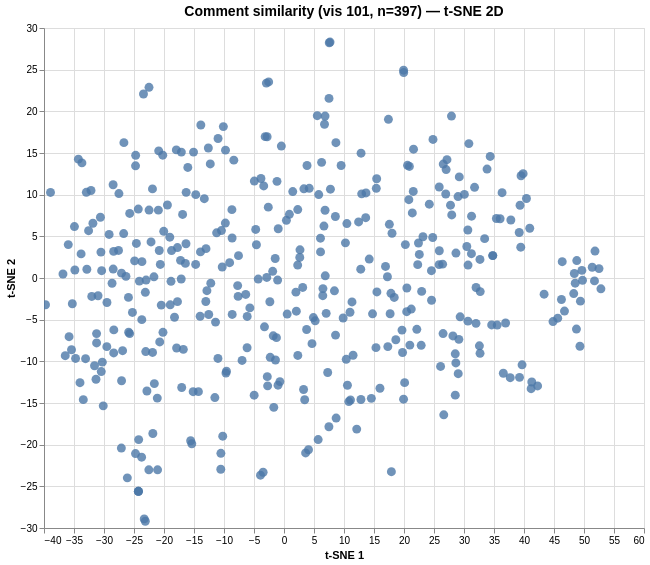

Express this chart as Vega-Lite.
### Vega specification from a JSON file in a GitHub repository (floating-point values rounded to 4 significant figures; data arrays with more than 128 entries replaced by an {"elided": "..."} marker saying what was removed)
{"$schema": "https://vega.github.io/schema/vega/v6.json", "data": [{"name": "param_1e9efca18e7a2868_store"}, {"name": "source_0", "values": {"elided": "397 records"}}, {"name": "source_0_x_domain_dim_1", "values": [{"min": -39.75, "max": 52.82}]}, {"name": "source_0_y_domain_dim_2", "values": [{"min": -29.19, "max": 28.31}]}], "signals": [{"name": "unit", "value": {}, "on": [{"events": "pointermove", "update": "isTuple(group()) ? group() : unit"}]}, {"name": "param_1e9efca18e7a2868", "update": "vlSelectionResolve(\"param_1e9efca18e7a2868_store\", \"union\")"}, {"name": "param_1e9efca18e7a2868_dim_1", "on": [{"events": [{"source": "view", "type": "dblclick"}], "update": "null"}, {"events": {"signal": "param_1e9efca18e7a2868_translate_delta"}, "update": "panLinear(param_1e9efca18e7a2868_translate_anchor.extent_x, -param_1e9efca18e7a2868_translate_delta.x / width)"}, {"events": {"signal": "param_1e9efca18e7a2868_zoom_delta"}, "update": "zoomLinear(domain(\"x\"), param_1e9efca18e7a2868_zoom_anchor.x, param_1e9efca18e7a2868_zoom_delta)"}]}, {"name": "param_1e9efca18e7a2868_dim_2", "on": [{"events": [{"source": "view", "type": "dblclick"}], "update": "null"}, {"events": {"signal": "param_1e9efca18e7a2868_translate_delta"}, "update": "panLinear(param_1e9efca18e7a2868_translate_anchor.extent_y, param_1e9efca18e7a2868_translate_delta.y / height)"}, {"events": {"signal": "param_1e9efca18e7a2868_zoom_delta"}, "update": "zoomLinear(domain(\"y\"), param_1e9efca18e7a2868_zoom_anchor.y, param_1e9efca18e7a2868_zoom_delta)"}]}, {"name": "param_1e9efca18e7a2868_tuple", "on": [{"events": [{"signal": "param_1e9efca18e7a2868_dim_1 || param_1e9efca18e7a2868_dim_2"}], "update": "param_1e9efca18e7a2868_dim_1 && param_1e9efca18e7a2868_dim_2 ? {unit: \"\", fields: param_1e9efca18e7a2868_tuple_fields, values: [param_1e9efca18e7a2868_dim_1,param_1e9efca18e7a2868_dim_2]} : null"}]}, {"name": "param_1e9efca18e7a2868_tuple_fields", "value": [{"field": "dim_1", "channel": "x", "type": "R"}, {"field": "dim_2", "channel": "y", "type": "R"}]}, {"name": "param_1e9efca18e7a2868_translate_anchor", "value": {}, "on": [{"events": [{"source": "scope", "type": "pointerdown"}], "update": "{x: x(unit), y: y(unit), extent_x: domain(\"x\"), extent_y: domain(\"y\")}"}]}, {"name": "param_1e9efca18e7a2868_translate_delta", "value": {}, "on": [{"events": [{"source": "window", "between": [{"source": "scope", "type": "pointerdown"}, {"source": "window", "type": "pointerup"}], "type": "pointermove", "consume": true}], "update": "{x: param_1e9efca18e7a2868_translate_anchor.x - x(unit), y: param_1e9efca18e7a2868_translate_anchor.y - y(unit)}"}]}, {"name": "param_1e9efca18e7a2868_zoom_anchor", "on": [{"events": [{"source": "scope", "type": "wheel", "consume": true}], "update": "{x: invert(\"x\", x(unit)), y: invert(\"y\", y(unit))}"}]}, {"name": "param_1e9efca18e7a2868_zoom_delta", "on": [{"events": [{"source": "scope", "type": "wheel", "consume": true}], "update": "pow(1.001, event.deltaY * pow(16, event.deltaMode))", "force": true}]}, {"name": "param_1e9efca18e7a2868_modify", "on": [{"events": {"signal": "param_1e9efca18e7a2868_tuple"}, "update": "modify(\"param_1e9efca18e7a2868_store\", param_1e9efca18e7a2868_tuple, true)"}]}], "marks": [{"type": "symbol", "name": "marks", "from": {"data": "source_0"}, "encode": {"update": {"opacity": {"value": 0.8}, "size": {"value": 80}, "y": {"field": "dim_2", "scale": "y"}, "shape": {"value": "circle"}, "x": {"field": "dim_1", "scale": "x"}, "fill": {"value": "#4c78a8"}, "tooltip": {"signal": "{\"Comment #\": format(datum[\"index\"], \"\"), \"Comment\": isValid(datum[\"comment\"]) ? datum[\"comment\"] : \"\"+datum[\"comment\"]}"}}}, "style": ["circle"], "clip": true, "interactive": true}], "scales": [{"name": "x", "type": "linear", "domain": [{"signal": "(data(\"source_0_x_domain_dim_1\")[0] || {}).min"}, {"signal": "(data(\"source_0_x_domain_dim_1\")[0] || {}).max"}], "range": [0, {"signal": "width"}], "zero": true, "domainRaw": {"signal": "param_1e9efca18e7a2868[\"dim_1\"]"}, "nice": true}, {"name": "y", "type": "linear", "domain": [{"signal": "(data(\"source_0_y_domain_dim_2\")[0] || {}).min"}, {"signal": "(data(\"source_0_y_domain_dim_2\")[0] || {}).max"}], "range": [{"signal": "height"}, 0], "nice": true, "domainRaw": {"signal": "param_1e9efca18e7a2868[\"dim_2\"]"}, "zero": true}], "axes": [{"scale": "x", "grid": true, "minExtent": 0, "zindex": 0, "orient": "bottom", "tickCount": {"signal": "ceil(width/40)"}, "labels": false, "gridScale": "y", "maxExtent": 0, "ticks": false, "aria": false, "domain": false}, {"scale": "y", "tickCount": {"signal": "ceil(height/40)"}, "orient": "left", "aria": false, "gridScale": "x", "maxExtent": 0, "ticks": false, "domain": false, "zindex": 0, "minExtent": 0, "labels": false, "grid": true}, {"scale": "x", "labelFlush": true, "title": "t-SNE 1", "orient": "bottom", "labelOverlap": true, "zindex": 0, "tickCount": {"signal": "ceil(width/40)"}, "grid": false}, {"scale": "y", "orient": "left", "title": "t-SNE 2", "grid": false, "labelOverlap": true, "zindex": 0, "tickCount": {"signal": "ceil(height/40)"}}], "title": {"text": "Comment similarity (vis 101, n=397) — t-SNE 2D", "fontSize": 14, "frame": "group"}, "background": "white", "padding": 5, "height": 500, "style": "cell", "width": 600}
